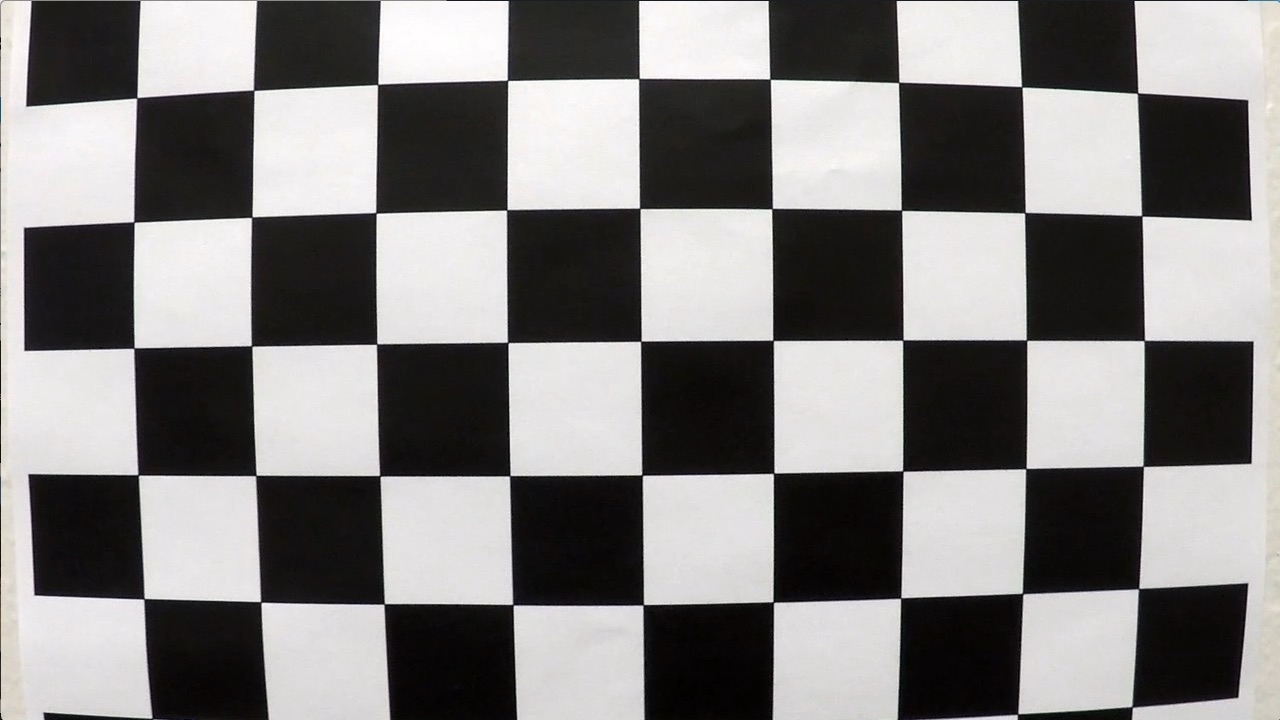
#> input picture camera_cal/calibration1.jpg, 1280 x 720 px; its folder holds 4 pictures in this run
$ python calibrate.py
#> lines starting #> are read from the running program, lines starting #| are printed output that depends on the picture
import numpy as np
import cv2, glob, os, json
import matplotlib.pyplot as plt

# number of x and y corners in calibration images
xcrnrCnt = 9
ycrnrCnt = 6

cal_imgs_dir = 'camera_cal/'
cal_imgs_glob = glob.glob(cal_imgs_dir+'calibration*.jpg')
output_dir = './output_images/'
output_path = output_dir+'calib_corners/'

# prepare object points
# transforms list of [0,0,0]'s into [0,0,0], [1,0,0], ..., [8,5,0]
objpt = np.zeros((xcrnrCnt*ycrnrCnt, 3), np.float32)
objpt[:,:2] = np.mgrid[0:xcrnrCnt, 0:ycrnrCnt].T.reshape(-1, 2)

# Arrays to store object points and image points from all the images.
objpts = [] # 3d points in real world space
imgpts = [] # 2d points in image plane.

def set_map_pts(cal_imgs_glob, drawCornersOnImages=True):
    ''' Sets objpts and imgpts for each image in cal_imgs_glob.
    '''
#> called with drawCornersOnImages = True
    images = [(cv2.imread(imgpath), imgpath) for imgpath in cal_imgs_glob]
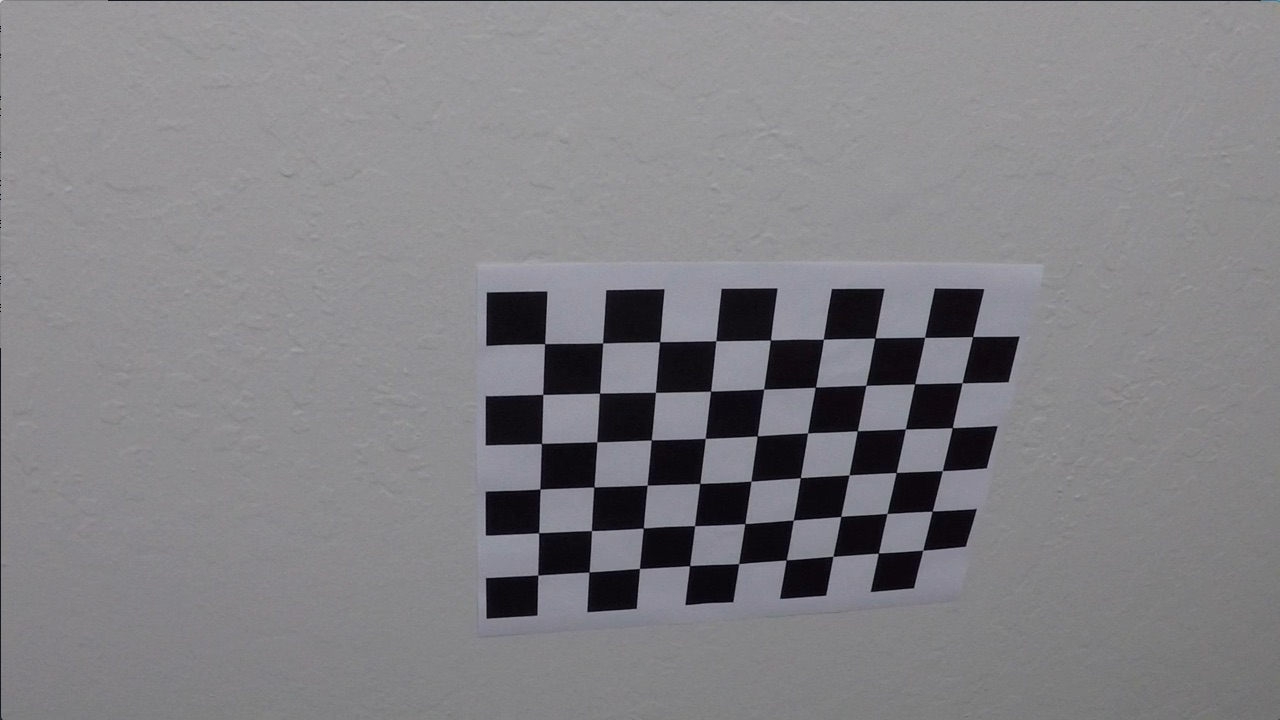
#> input picture camera_cal/calibration10.jpg, 1280 x 720 px
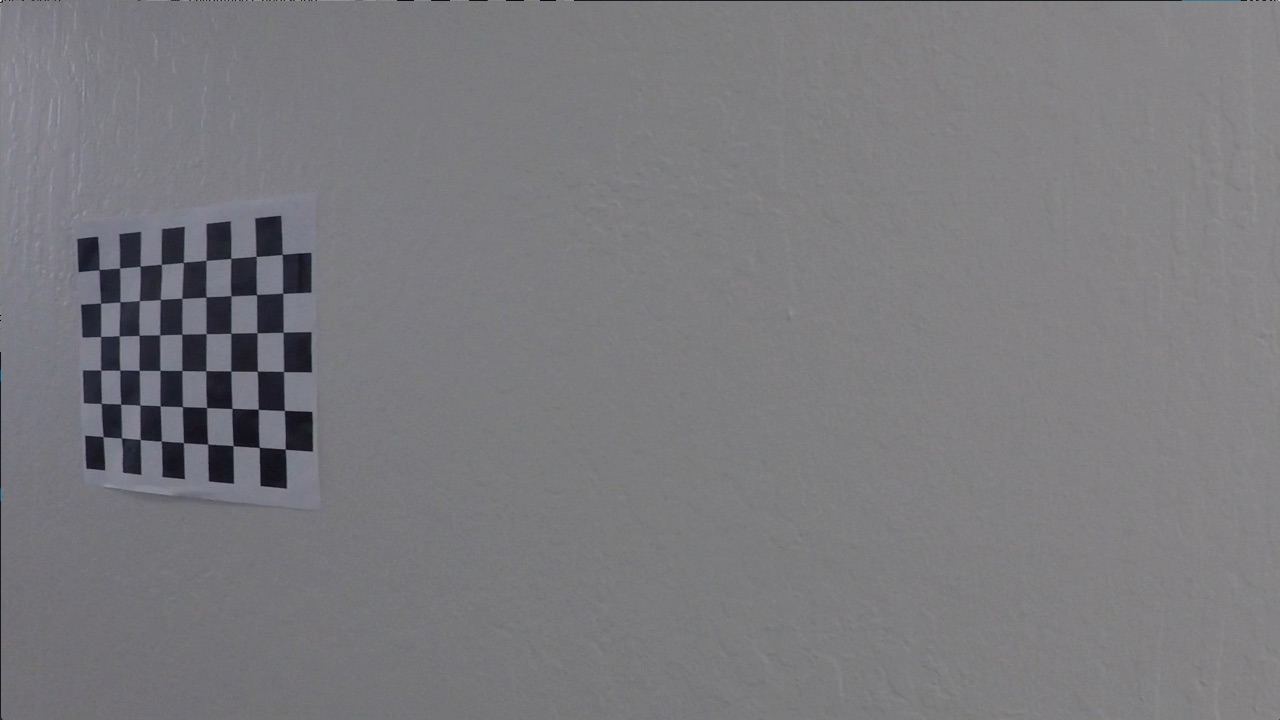
#> input picture camera_cal/calibration11.jpg, 1280 x 720 px
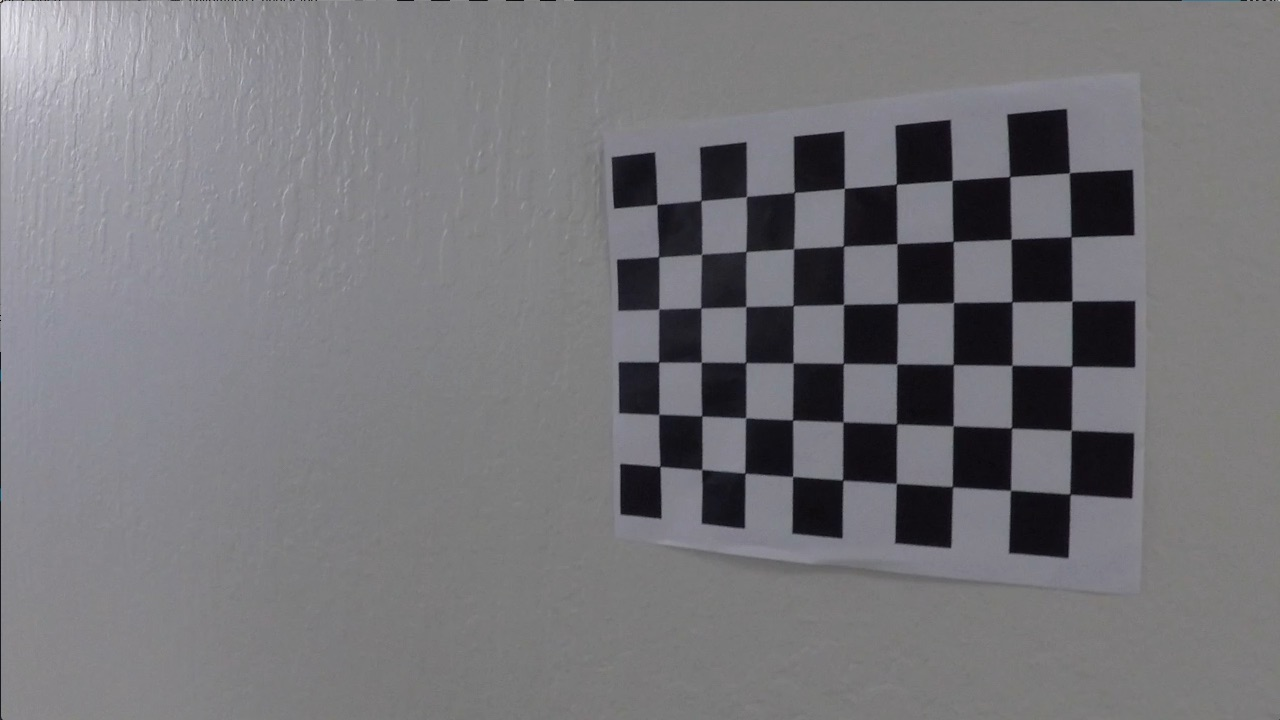
#> input picture camera_cal/calibration12.jpg, 1280 x 720 px
#> images = 4 items
    img_size = None
    for img, imgpath in images:
        gray = cv2.cvtColor(img, cv2.COLOR_BGR2GRAY)
        found, corners = cv2.findChessboardCorners(gray, (xcrnrCnt,ycrnrCnt), None)

        if found:
            objpts.append(objpt)
            imgpts.append(corners)
            if not img_size:
                # Assumes all images of same size
                img_size = (img.shape[1], img.shape[0])

            if drawCornersOnImages:
                cv2.drawChessboardCorners(img, (xcrnrCnt,ycrnrCnt), corners, found)
                name = imgpath.split(cal_imgs_dir)[1]
                cv2.imwrite(output_path+name, img)
#> this loop made 4 passes
#> (imgpath, found, img_size, name) on pass 2: ('camera_cal/calibration10.jpg', True, (1280, 720), 'calibration10.jpg')
#> (imgpath, found, name) on passes 3 to 4: ('camera_cal/calibration11.jpg', True, 'calibration11.jpg'), ('camera_cal/calibration12.jpg', True, 'calibration12.jpg')
#> pass 2, in set_map_pts, `cv2.imwrite(output_path+name, img)`:
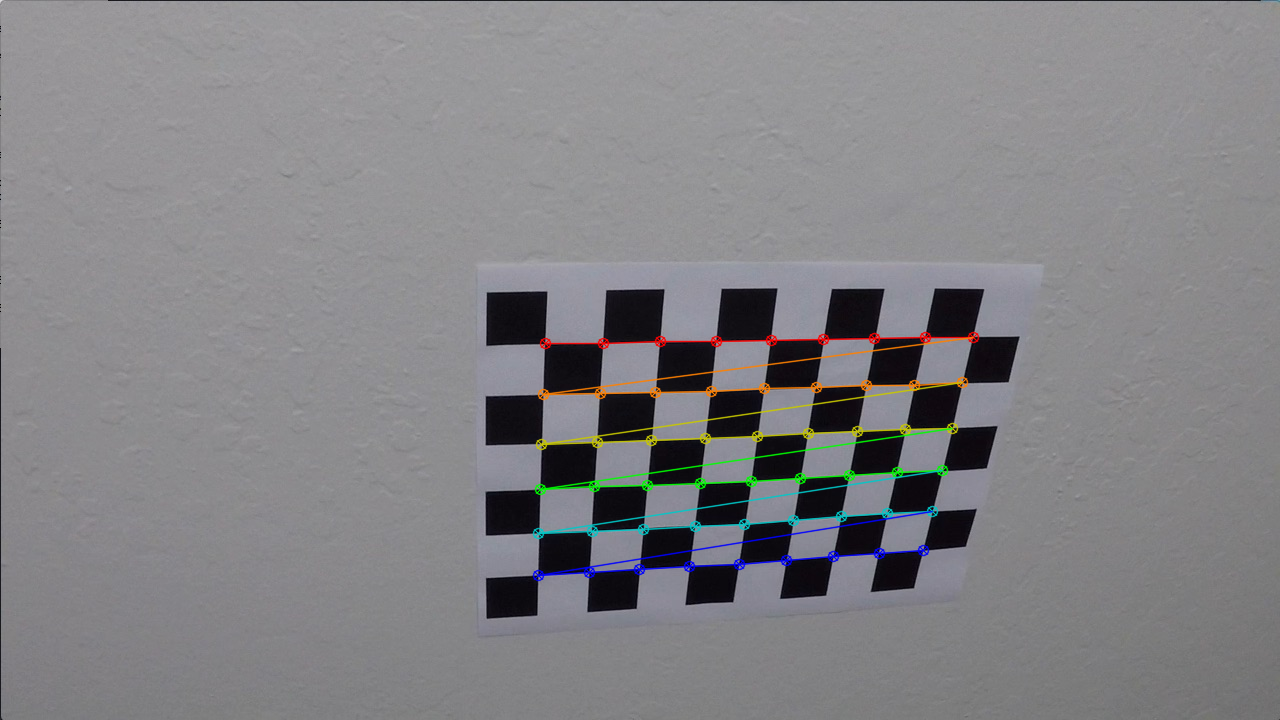
#> saved as calibration10.jpg: shape (720, 1280, 3); mean B, G, R 133, 130, 130.6
#> after the loop, imgpts = 3 items; objpts = 3 items
    return images, img_size

if __name__ == "__main__":
    if not os.path.exists(output_path):
        os.makedirs(output_path)
    corners_imgs, img_size = set_map_pts(cal_imgs_glob)
#> corners_imgs = 4 items; img_size = (1280, 720)
    ret, mtx, dist, rvecs, tvecs = cv2.calibrateCamera(objpts, imgpts, img_size, None,None)
#> ret = 1.03; mtx = [[1165.6, 0, 727.6], [0, 1156, 358.5], [0, 0, 1]]; dist = [[-0.293, 0.307, -0.00319, 0.005, -0.525]]; rvecs = ([0.48, -0.274, 0.0473], [0.00453, 0.394, -0.00586], [0.0145, 0.61, 0.0035]); tvecs = ([-3.09, -0.258, 19.56], [-18.71, -2.62, 31.34], [-1.31, -2.95, 21.96])
    camera_cal = {
        'mtx': mtx.tolist(),
        'dist': dist.tolist(),
        'rvecs': np.array(rvecs).tolist(),
        'tvecs': np.array(tvecs).tolist()
    }
    with open('camera_cal.json', 'w') as f:
        json.dump(camera_cal, f, indent=2, sort_keys=True)
